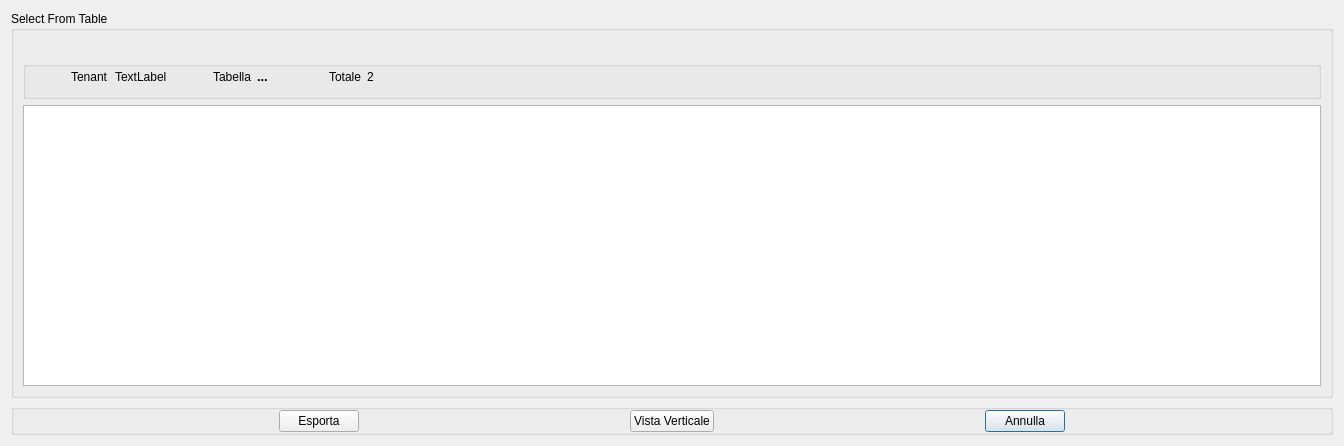
<?xml version="1.0" encoding="UTF-8"?>
<ui version="4.0">
 <class>SelectFromTable</class>
 <widget class="QDialog" name="SelectFromTable">
  <property name="windowModality">
   <enum>Qt::ApplicationModal</enum>
  </property>
  <property name="geometry">
   <rect>
    <x>0</x>
    <y>0</y>
    <width>1344</width>
    <height>446</height>
   </rect>
  </property>
  <property name="sizePolicy">
   <sizepolicy hsizetype="Preferred" vsizetype="Preferred">
    <horstretch>0</horstretch>
    <verstretch>0</verstretch>
   </sizepolicy>
  </property>
  <property name="minimumSize">
   <size>
    <width>950</width>
    <height>400</height>
   </size>
  </property>
  <property name="windowTitle">
   <string>Select From Table</string>
  </property>
  <property name="modal">
   <bool>true</bool>
  </property>
  <layout class="QVBoxLayout" name="verticalLayout_3">
   <item>
    <widget class="QGroupBox" name="groupBoxTransactions">
     <property name="sizePolicy">
      <sizepolicy hsizetype="MinimumExpanding" vsizetype="MinimumExpanding">
       <horstretch>0</horstretch>
       <verstretch>0</verstretch>
      </sizepolicy>
     </property>
     <property name="title">
      <string>Select From Table</string>
     </property>
     <layout class="QVBoxLayout" name="verticalLayout">
      <property name="topMargin">
       <number>30</number>
      </property>
      <item>
       <widget class="QGroupBox" name="groupBoxTablename">
        <property name="sizePolicy">
         <sizepolicy hsizetype="Minimum" vsizetype="Maximum">
          <horstretch>0</horstretch>
          <verstretch>0</verstretch>
         </sizepolicy>
        </property>
        <property name="title">
         <string/>
        </property>
        <layout class="QHBoxLayout" name="horizontalLayout_2">
         <property name="leftMargin">
          <number>45</number>
         </property>
         <property name="topMargin">
          <number>0</number>
         </property>
         <item>
          <widget class="QLabel" name="labelTenant">
           <property name="text">
            <string>Tenant</string>
           </property>
          </widget>
         </item>
         <item>
          <widget class="QLabel" name="labelTenantValue">
           <property name="text">
            <string>TextLabel</string>
           </property>
          </widget>
         </item>
         <item>
          <spacer name="horizontalSpacer_3">
           <property name="orientation">
            <enum>Qt::Horizontal</enum>
           </property>
           <property name="sizeType">
            <enum>QSizePolicy::Preferred</enum>
           </property>
           <property name="sizeHint" stdset="0">
            <size>
             <width>40</width>
             <height>20</height>
            </size>
           </property>
          </spacer>
         </item>
         <item>
          <widget class="QLabel" name="labelTableName">
           <property name="sizePolicy">
            <sizepolicy hsizetype="Maximum" vsizetype="Preferred">
             <horstretch>0</horstretch>
             <verstretch>0</verstretch>
            </sizepolicy>
           </property>
           <property name="text">
            <string>Tabella</string>
           </property>
          </widget>
         </item>
         <item>
          <widget class="QLabel" name="labelTableNameValue">
           <property name="sizePolicy">
            <sizepolicy hsizetype="Maximum" vsizetype="Maximum">
             <horstretch>0</horstretch>
             <verstretch>0</verstretch>
            </sizepolicy>
           </property>
           <property name="font">
            <font>
             <pointsize>10</pointsize>
             <weight>75</weight>
             <bold>true</bold>
            </font>
           </property>
           <property name="text">
            <string>...</string>
           </property>
           <property name="margin">
            <number>0</number>
           </property>
          </widget>
         </item>
         <item>
          <spacer name="horizontalSpacer_2">
           <property name="orientation">
            <enum>Qt::Horizontal</enum>
           </property>
           <property name="sizeType">
            <enum>QSizePolicy::Preferred</enum>
           </property>
           <property name="sizeHint" stdset="0">
            <size>
             <width>55</width>
             <height>20</height>
            </size>
           </property>
          </spacer>
         </item>
         <item>
          <widget class="QLabel" name="labelCount">
           <property name="sizePolicy">
            <sizepolicy hsizetype="Maximum" vsizetype="Preferred">
             <horstretch>0</horstretch>
             <verstretch>0</verstretch>
            </sizepolicy>
           </property>
           <property name="text">
            <string>Totale</string>
           </property>
          </widget>
         </item>
         <item>
          <widget class="QLabel" name="labelCountValue">
           <property name="sizePolicy">
            <sizepolicy hsizetype="Maximum" vsizetype="Preferred">
             <horstretch>0</horstretch>
             <verstretch>0</verstretch>
            </sizepolicy>
           </property>
           <property name="text">
            <string>2</string>
           </property>
           <property name="margin">
            <number>0</number>
           </property>
          </widget>
         </item>
         <item>
          <spacer name="horizontalSpacer">
           <property name="orientation">
            <enum>Qt::Horizontal</enum>
           </property>
           <property name="sizeHint" stdset="0">
            <size>
             <width>40</width>
             <height>20</height>
            </size>
           </property>
          </spacer>
         </item>
        </layout>
       </widget>
      </item>
      <item>
       <widget class="TableWidget" name="tableWidget">
        <property name="sizePolicy">
         <sizepolicy hsizetype="MinimumExpanding" vsizetype="MinimumExpanding">
          <horstretch>0</horstretch>
          <verstretch>0</verstretch>
         </sizepolicy>
        </property>
        <property name="alternatingRowColors">
         <bool>true</bool>
        </property>
        <property name="rowCount">
         <number>0</number>
        </property>
        <property name="columnCount">
         <number>0</number>
        </property>
       </widget>
      </item>
     </layout>
    </widget>
   </item>
   <item>
    <widget class="QGroupBox" name="groupBoxZeroMainButtons">
     <property name="title">
      <string/>
     </property>
     <layout class="QHBoxLayout" name="horizontalLayout">
      <property name="leftMargin">
       <number>0</number>
      </property>
      <property name="topMargin">
       <number>0</number>
      </property>
      <property name="rightMargin">
       <number>0</number>
      </property>
      <property name="bottomMargin">
       <number>0</number>
      </property>
      <item>
       <widget class="QPushButton" name="pushButtonExport">
        <property name="sizePolicy">
         <sizepolicy hsizetype="Maximum" vsizetype="Fixed">
          <horstretch>0</horstretch>
          <verstretch>0</verstretch>
         </sizepolicy>
        </property>
        <property name="text">
         <string>Esporta</string>
        </property>
       </widget>
      </item>
      <item>
       <widget class="QPushButton" name="pushButtonSwitchView">
        <property name="sizePolicy">
         <sizepolicy hsizetype="Maximum" vsizetype="Fixed">
          <horstretch>0</horstretch>
          <verstretch>0</verstretch>
         </sizepolicy>
        </property>
        <property name="text">
         <string>Vista Verticale</string>
        </property>
       </widget>
      </item>
      <item>
       <widget class="QPushButton" name="pushButtonClose">
        <property name="sizePolicy">
         <sizepolicy hsizetype="Maximum" vsizetype="Fixed">
          <horstretch>0</horstretch>
          <verstretch>0</verstretch>
         </sizepolicy>
        </property>
        <property name="cursor">
         <cursorShape>PointingHandCursor</cursorShape>
        </property>
        <property name="text">
         <string>Annulla</string>
        </property>
        <property name="default">
         <bool>true</bool>
        </property>
       </widget>
      </item>
     </layout>
    </widget>
   </item>
  </layout>
 </widget>
 <customwidgets>
  <customwidget>
   <class>TableWidget</class>
   <extends>QTableWidget</extends>
   <header location="global">tablewidget.h</header>
  </customwidget>
 </customwidgets>
 <resources/>
 <connections/>
</ui>
